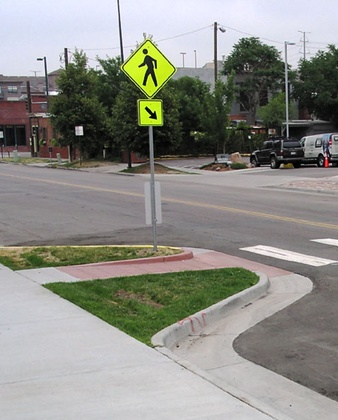
%> input picture Matlab/ComputerVision/hw5/data/test4.jpg, 338 x 420 px, shrunk from 957 x 1188 before the run
$ octave script1.m   (GNU Octave 9; MATLAB toolbox functions it lacks are replaced by stand-ins)
%> lines starting %> are read from the running program, lines starting %| are printed output that depends on the picture
### Matlab/ComputerVision/hw5/code/hog.m
function ohist = hog(I)
%
% compute orientation histograms over 8x8 blocks of pixels
% orientations are binned into 9 possible bins
%
% I : grayscale image of dimension HxW
% ohist : orinetation histograms for each block. ohist is of dimension (H/8)x(W/8)x9
% TODO

% normalize the histogram so that sum over orientation bins is 1 for each block
%   NOTE: Don't divide by 0! If there are no edges in a block (ie. this counts sums to 0 for the block) then just leave all the values 0.
% TODO
im = im2double(I);
[mag,ori] = mygradient(I);
for i = 1:size(ori,1)
    for j = 1:size(ori,2)
        if (ori(i,j) < -pi/2)
            ori(i,j) = ori(i,j) + pi;
        elseif(ori(i,j) > pi/2)
            ori(i,j) = ori(i,j) - pi;
        end
    end
end
n_or = 9;
th = 0.1*max(mag(:));
ohist = zeros(ceil(size(I,1)/8),ceil(size(I,2)/8),n_or);
for i = 1:n_or
    bin_left = -pi/2 + (i-1)* pi/9;
    bin_right = bin_left + pi/9;
    binary_I = mag > th & ori >= bin_left & ori < bin_right;
    spatial_blocks = im2col(binary_I,[8 8],'distinct');
    ohist(:,:,i) = reshape(sum(spatial_blocks),[size(ohist,1),size(ohist,2)]);
end
for i = 1:size(ohist,1)
    for j = 1:size(ohist,2)
        if (sum(ohist(i,j,:)) > 0)
            ohist(i,j,:) = ohist(i,j,:)./sum(ohist(i,j,:));
        end
    end
end
end

### Matlab/ComputerVision/hw5/code/mygradient.m
function [mag,ori] = mygradient(I)
%
% compute image gradient magnitude and orientation at each pixel
%
im = im2double(I);
%[mag,ori] = imgradient(im);
[Hx Hy] = gradient(im);
% h = [-1 1];
% Hx = double(imfilter(I, h, 'replicate'));
% Hy = double(imfilter(I, h', 'replicate'));

mag = zeros(size(I));
ori = zeros(size(I));

mag = sqrt(Hx.^2 + Hy.^2);
ori = atan2(Hy,Hx);

### Matlab/ComputerVision/hw5/code/hogdraw.m
function V = hogDraw( H, w )
% Create visualization of hog template
%
% USAGE
%  V = hogDraw( H, [w] )
%
% INPUTS
%  H          - [m n 9] computed hog features
%  w          - [15] width for each glyph in the visualization
%
% OUTPUTS
%  V          - [m*w n*w] visualization of hog features
%
% EXAMPLE
%
% See also hog
%
% Piotr's Image&Video Toolbox      Version 2.41
% Copyright 2009 Piotr Dollar.  [pdollar-at-caltech.edu]
% Please email me if you find bugs, or have suggestions or questions!
% Licensed under the Lesser GPL [see external/lgpl.txt]

% construct a "glyph" for each orientaion
if(nargin<2 || isempty(w)), w=15; end
bar=zeros(w,w); bar(:,round(.45*w):round(.55*w))=1;
bars=zeros([size(bar) 9]);
for i=1:9, bars(:,:,i)=imrotate(bar,-(i-1)*180/9,'crop'); end

% make pictures of positive weights by adding up weighted glyphs
H(H<0)=0; V=zeros(w*[size(H, 1) size(H, 2)]);
for r=1:size(H, 1), rs=(1:w)+(r-1)*w;
  for c=1:size(H, 2), cs=(1:w)+(c-1)*w;
    for i=1:9, V(rs,cs)=V(rs,cs)+bars(:,:,i)*H(r,c,i); end
  end
end

### Matlab/ComputerVision/hw5/code/script1.m
clear all
I = rgb2gray(imread('../data/test4.jpg'));
%> I: size 420x338 uint8; min 0, max 254, mean 141.1
%[mag,ori]  = mygradient(I);
%[mag,ori] = imgradient(I);
ohist = hog(I);
%> in mygradient, `[Hx Hy] = gradient(im);`:
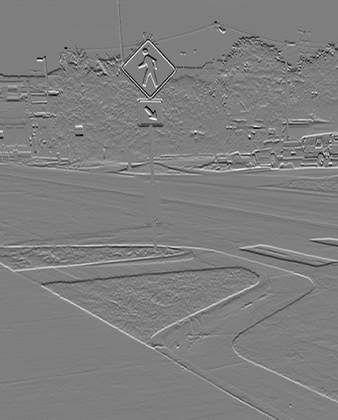
%> Hy: size 420x338 double; min -0.425, max 0.427, mean -0.000336; drawn with min black and max white
%> in mygradient, `mag = sqrt(Hx.^2 + Hy.^2);`:
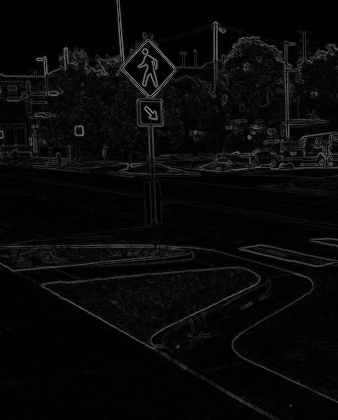
%> mag: size 420x338 double; min 0, max 0.574, mean 0.0349
%> in mygradient, `ori = atan2(Hy,Hx);`:
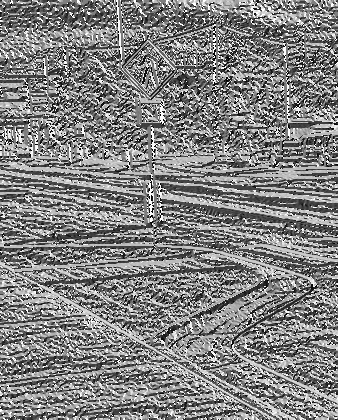
%> ori: size 420x338 double; min -3.14, max 3.14, mean 0.0739; drawn with min black and max white
%> after the loop in hog, `for i = 1:size(ori,1)`:
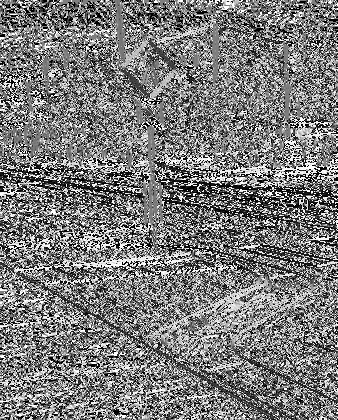
%> ori: size 420x338 double; min -1.57, max 1.57, mean -0.039; drawn with min black and max white
%> in hog, `th = 0.1*max(mag(:));`: th = 0.0574
%> the loop in hog, `for i = 1:n_or` made 9 passes
%> pass 1, in hog, `binary_I = mag > th & ori >= bin_left & ori < bin_right;`:
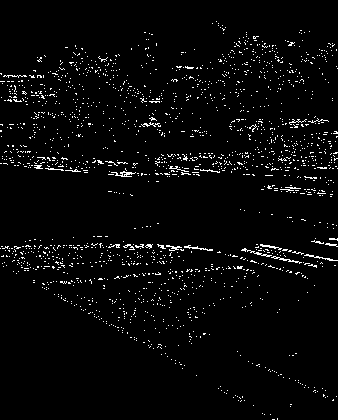
%> binary_I: size 420x338 logical; 3.2% white in thin lines or dots
%> the loop in hog, `for i = 1:size(ohist,1)` made 53 passes
V = hogdraw(ohist, 15);
%> after the loop in hogDraw, `for r=1:size(H, 1), rs=(1:w)+(r-1)*w;`:
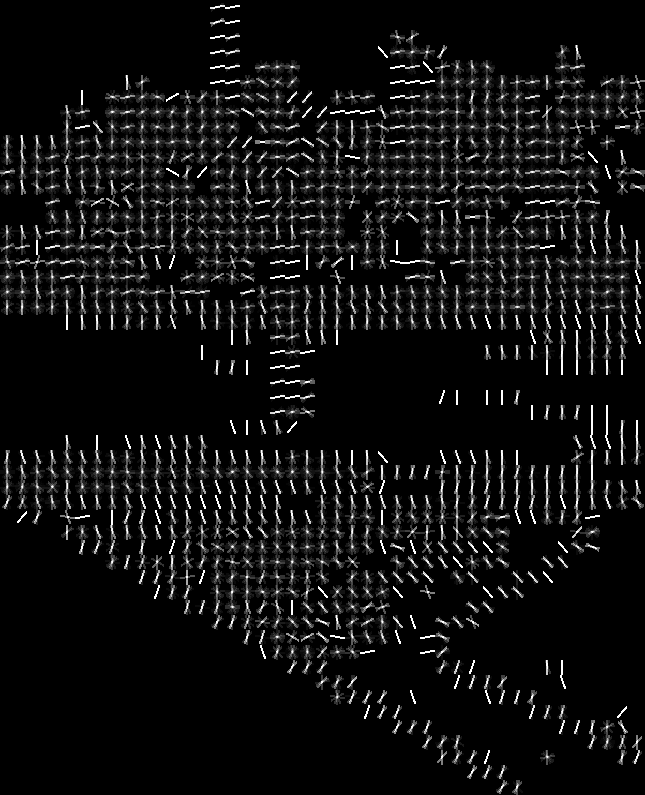
%> V: size 795x645 double; min 0, max 1, mean 0.069
imagesc(V);
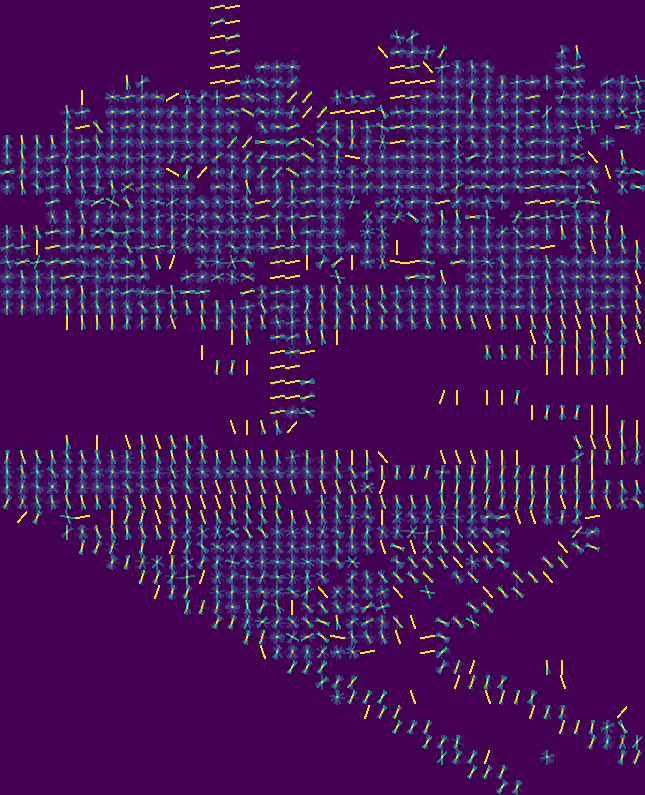
%> displayed picture: size 795x645x3, on the screen's scale of 0 to 255; mean R, G, B 70.4, 20.7, 91.6
% [6 lines of commented-out code are left out]

$ run again, with Matlab/ComputerVision/hw5/data/test0.jpg copied over Matlab/ComputerVision/hw5/data/test4.jpg
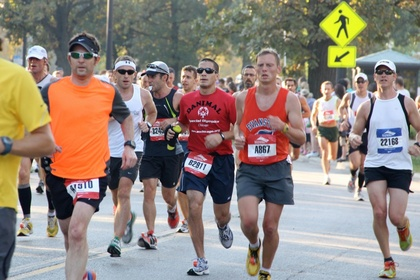
%> input picture Matlab/ComputerVision/hw5/data/test0.jpg, 420 x 280 px, shrunk from 1408 x 938 before the run
%> after the loop in hog, `for i = 1:size(ori,1)`:
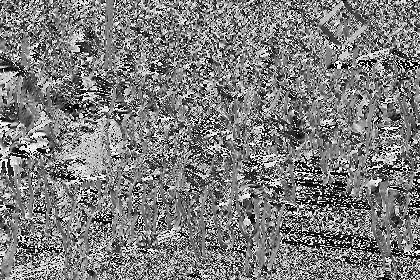
%> ori: size 280x420 double; min -1.57, max 1.57, mean -0.0268; drawn with min black and max white
%> th = 0.0629
%> the loop in hog, `for i = 1:size(ohist,1)` made 35 passes
%> `imagesc(V);`:
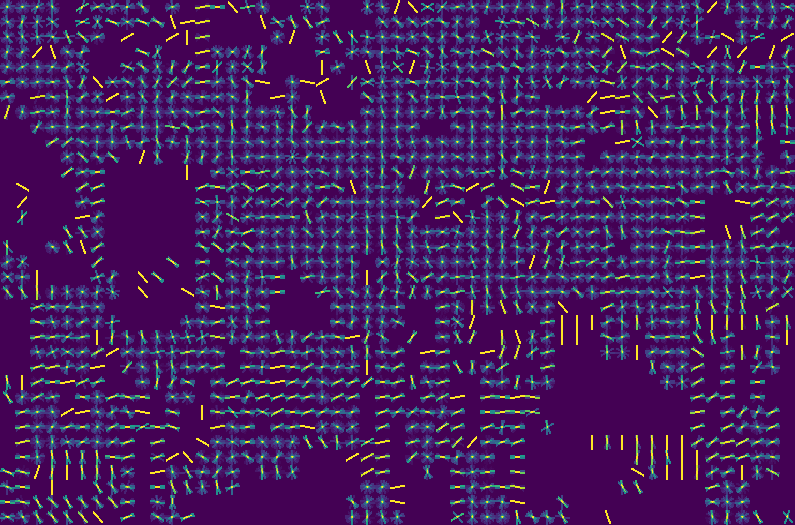
%> displayed picture: size 525x795x3, on the screen's scale of 0 to 255; mean R, G, B 70.9, 30.2, 96.3

$ run again, with Matlab/ComputerVision/hw5/data/test1.jpg copied over Matlab/ComputerVision/hw5/data/test4.jpg
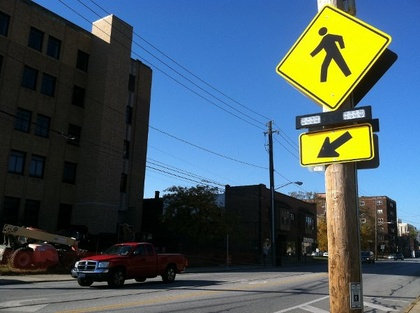
%> input picture Matlab/ComputerVision/hw5/data/test1.jpg, 420 x 313 px, shrunk from 602 x 449 before the run
%> after the loop in hog, `for i = 1:size(ori,1)`:
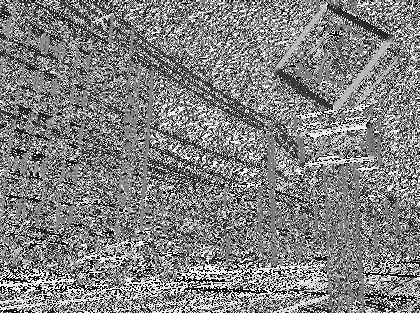
%> ori: size 313x420 double; min -1.57, max 1.57, mean 0.0294; drawn with min black and max white
%> th = 0.0583
%> the loop in hog, `for i = 1:size(ohist,1)` made 40 passes
%> `imagesc(V);`:
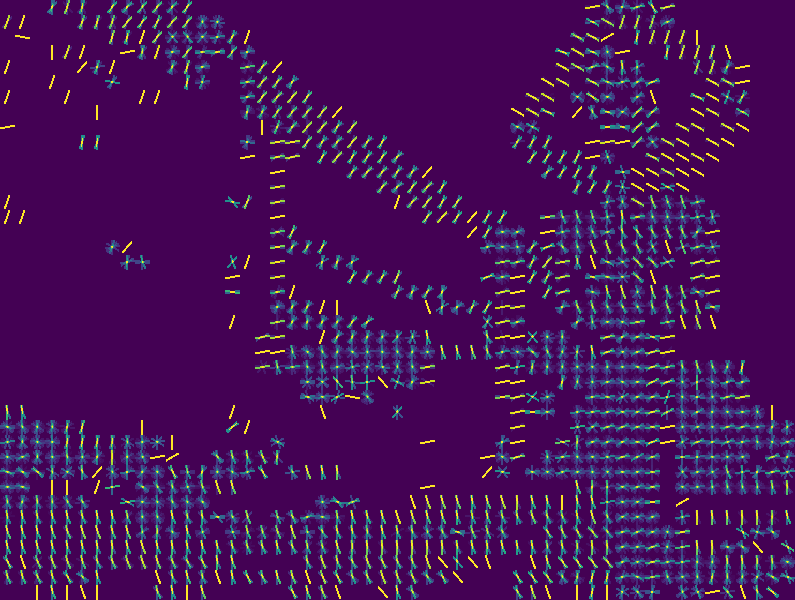
%> displayed picture: size 600x795x3, on the screen's scale of 0 to 255; mean R, G, B 71.3, 18.8, 89.2

$ run again, with Matlab/ComputerVision/hw5/data/test2.jpg copied over Matlab/ComputerVision/hw5/data/test4.jpg
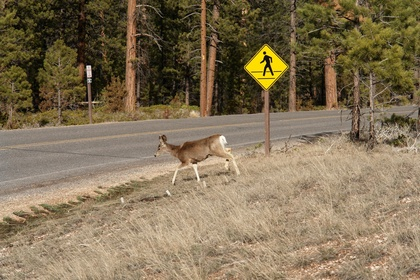
%> input picture Matlab/ComputerVision/hw5/data/test2.jpg, 420 x 280 px, shrunk from 1434 x 956 before the run
%> th = 0.056
%> the loop in hog, `for i = 1:size(ohist,1)` made 35 passes
%> `imagesc(V);`:
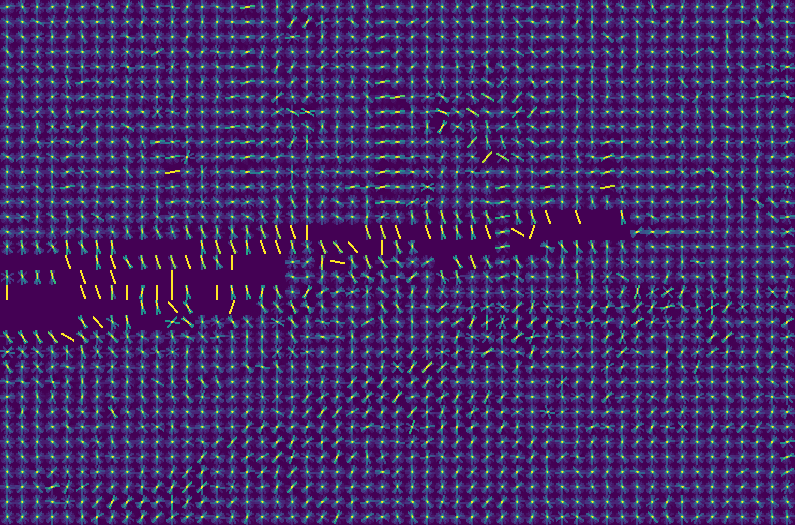
%> displayed picture: size 525x795x3, on the screen's scale of 0 to 255; mean R, G, B 69.3, 39.7, 106.3
